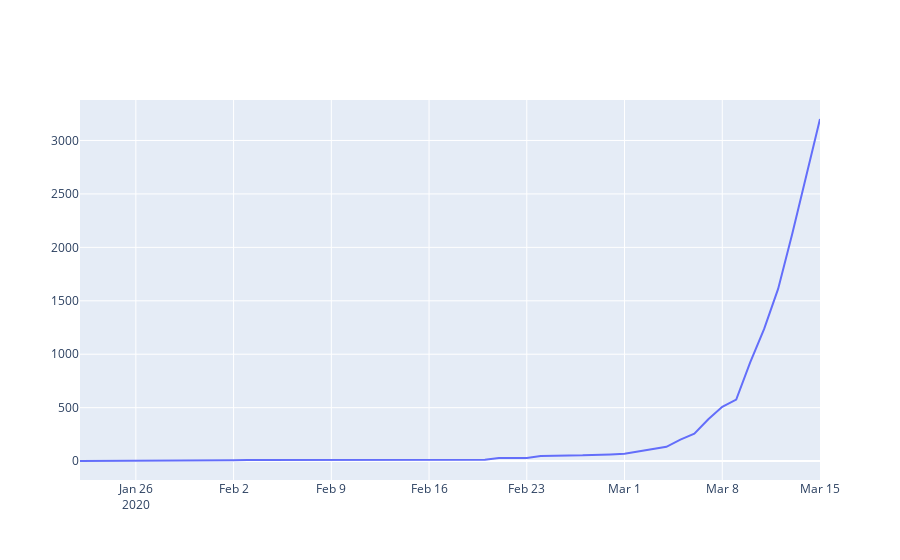

Notebook source saved alongside this figure:
### Code cell
fig = go.Figure([go.Scatter(x=df[df['Country/Region'] == 'US'].groupby('date')['date'].first(),
                            y=df[df['Country/Region'] == 'US'].groupby('date')['Active'].sum())])
fig.show()
